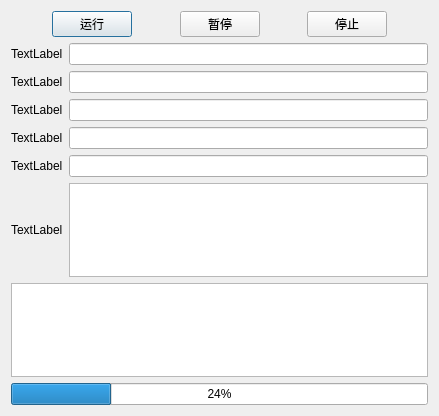
<?xml version="1.0" encoding="UTF-8"?>
<ui version="4.0">
 <class>RunCompConf</class>
 <widget class="QDialog" name="RunCompConf">
  <property name="geometry">
   <rect>
    <x>0</x>
    <y>0</y>
    <width>439</width>
    <height>416</height>
   </rect>
  </property>
  <property name="windowTitle">
   <string>Dialog</string>
  </property>
  <layout class="QGridLayout" name="gridLayout">
   <item row="9" column="0">
    <widget class="QProgressBar" name="run_progressBar">
     <property name="value">
      <number>24</number>
     </property>
    </widget>
   </item>
   <item row="7" column="0">
    <widget class="QTextBrowser" name="textBrowser"/>
   </item>
   <item row="6" column="0">
    <layout class="QHBoxLayout" name="horizontalLayout_6">
     <item>
      <widget class="QLabel" name="label_6">
       <property name="text">
        <string>TextLabel</string>
       </property>
      </widget>
     </item>
     <item>
      <widget class="QTextEdit" name="textEdit"/>
     </item>
    </layout>
   </item>
   <item row="3" column="0">
    <layout class="QHBoxLayout" name="horizontalLayout_3">
     <item>
      <widget class="QLabel" name="label_3">
       <property name="text">
        <string>TextLabel</string>
       </property>
      </widget>
     </item>
     <item>
      <widget class="QLineEdit" name="lineEdit_3"/>
     </item>
    </layout>
   </item>
   <item row="2" column="0">
    <layout class="QHBoxLayout" name="horizontalLayout_2">
     <item>
      <widget class="QLabel" name="label_2">
       <property name="text">
        <string>TextLabel</string>
       </property>
      </widget>
     </item>
     <item>
      <widget class="QLineEdit" name="lineEdit_2"/>
     </item>
    </layout>
   </item>
   <item row="1" column="0">
    <layout class="QHBoxLayout" name="horizontalLayout">
     <item>
      <widget class="QLabel" name="label">
       <property name="text">
        <string>TextLabel</string>
       </property>
      </widget>
     </item>
     <item>
      <widget class="QLineEdit" name="lineEdit"/>
     </item>
    </layout>
   </item>
   <item row="4" column="0">
    <layout class="QHBoxLayout" name="horizontalLayout_4">
     <item>
      <widget class="QLabel" name="label_4">
       <property name="text">
        <string>TextLabel</string>
       </property>
      </widget>
     </item>
     <item>
      <widget class="QLineEdit" name="lineEdit_4"/>
     </item>
    </layout>
   </item>
   <item row="5" column="0">
    <layout class="QHBoxLayout" name="horizontalLayout_5">
     <item>
      <widget class="QLabel" name="label_5">
       <property name="text">
        <string>TextLabel</string>
       </property>
      </widget>
     </item>
     <item>
      <widget class="QLineEdit" name="lineEdit_5"/>
     </item>
    </layout>
   </item>
   <item row="0" column="0">
    <layout class="QHBoxLayout" name="horizontalLayout_7">
     <item>
      <spacer name="horizontalSpacer_2">
       <property name="orientation">
        <enum>Qt::Horizontal</enum>
       </property>
       <property name="sizeHint" stdset="0">
        <size>
         <width>40</width>
         <height>20</height>
        </size>
       </property>
      </spacer>
     </item>
     <item>
      <widget class="QPushButton" name="btn_start">
       <property name="text">
        <string>运行</string>
       </property>
      </widget>
     </item>
     <item>
      <spacer name="horizontalSpacer">
       <property name="orientation">
        <enum>Qt::Horizontal</enum>
       </property>
       <property name="sizeHint" stdset="0">
        <size>
         <width>40</width>
         <height>20</height>
        </size>
       </property>
      </spacer>
     </item>
     <item>
      <widget class="QPushButton" name="btn_pause">
       <property name="text">
        <string>暂停</string>
       </property>
      </widget>
     </item>
     <item>
      <spacer name="horizontalSpacer_4">
       <property name="orientation">
        <enum>Qt::Horizontal</enum>
       </property>
       <property name="sizeHint" stdset="0">
        <size>
         <width>40</width>
         <height>20</height>
        </size>
       </property>
      </spacer>
     </item>
     <item>
      <widget class="QPushButton" name="btn_stop">
       <property name="text">
        <string>停止</string>
       </property>
      </widget>
     </item>
     <item>
      <spacer name="horizontalSpacer_3">
       <property name="orientation">
        <enum>Qt::Horizontal</enum>
       </property>
       <property name="sizeHint" stdset="0">
        <size>
         <width>40</width>
         <height>20</height>
        </size>
       </property>
      </spacer>
     </item>
    </layout>
   </item>
  </layout>
 </widget>
 <resources/>
 <connections/>
</ui>
